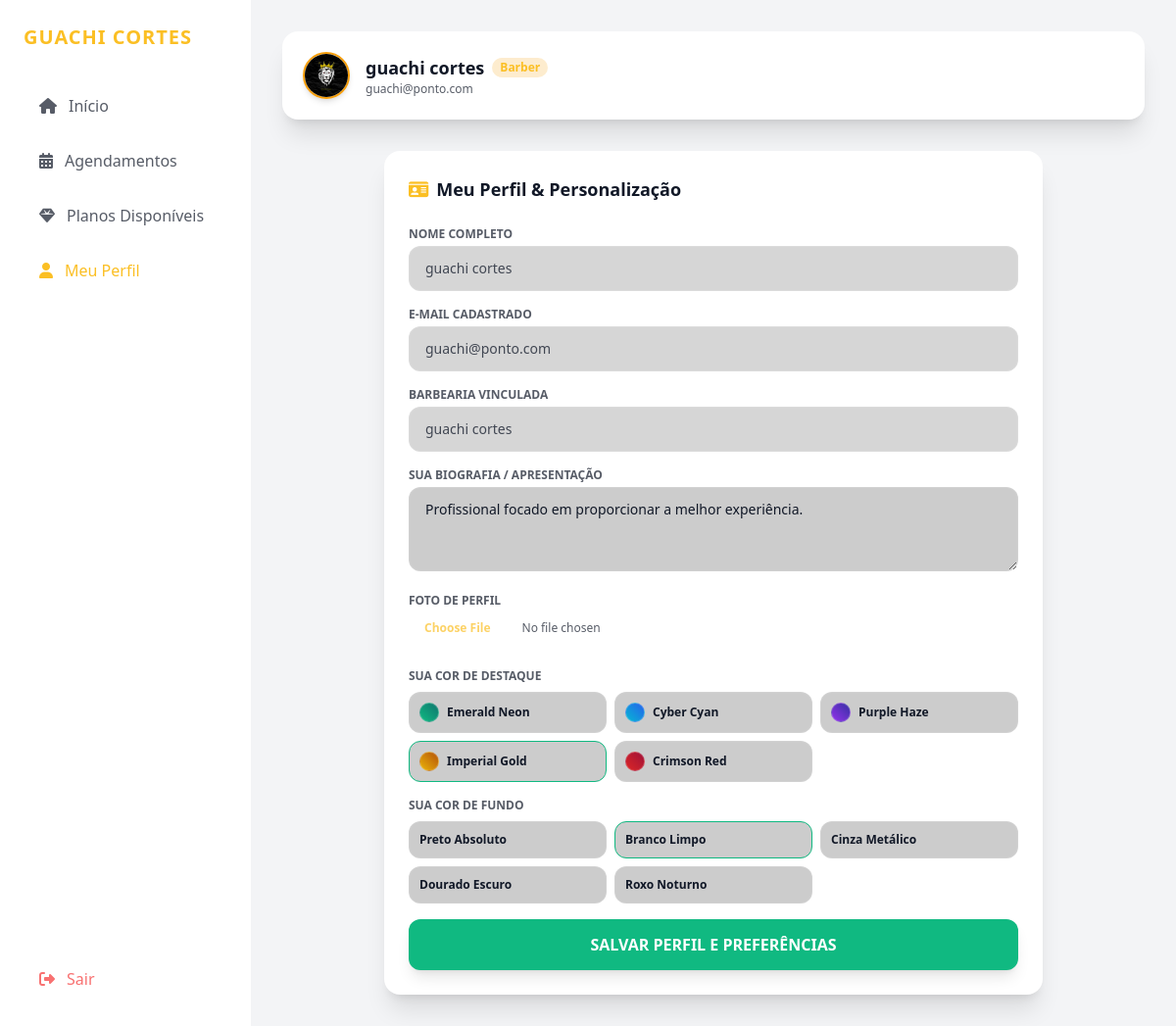
The app's page /barber/perfil (signed in) with its own data.
### app.py (models this page shows)
class Barbershop(db.Model):
  id = db.Column(db.Integer, primary_key=True)
  name = db.Column(db.String(100), nullable=False)
  image_url = db.Column(
      db.String(300),
      default='https://images.unsplash.com/photo-1503951914875-452162b0f3f1?auto=format&fit=crop&q=80&w=400',
  )
  theme_id = db.Column(db.String(30), default='emerald')
  bg_id = db.Column(db.String(30), default='preto')
  barber_id = db.Column(db.Integer, db.ForeignKey('user.id'), nullable=False)

class User(UserMixin, db.Model):
  id = db.Column(db.Integer, primary_key=True)
  name = db.Column(db.String(100), nullable=False)
  email = db.Column(db.String(100), unique=True, nullable=False)
  password = db.Column(db.String(200), nullable=False)
  role = db.Column(db.String(20), nullable=False)
  balance = db.Column(db.Float, default=0.0)
  points = db.Column(db.Integer, default=0)
  bio = db.Column(
      db.Text, default='Profissional focado em proporcionar a melhor experiência.'
  )
  theme_id = db.Column(db.String(30), default='emerald')
  bg_id = db.Column(db.String(30), default='preto')
  avatar_url = db.Column(
      db.String(300),
      default='https://images.unsplash.com/photo-1535713875002-d1d0cf377fde?auto=format&fit=crop&q=80&w=200',
  )
  barbershop = db.relationship(
      'Barbershop', backref='owner', uselist=False, cascade='all, delete'
  )
  appointments_as_client = db.relationship(
      'Appointment', foreign_keys='Appointment.client_id', backref='client'
  )
  appointments_as_barber = db.relationship(
      'Appointment', foreign_keys='Appointment.barber_id', backref='barber'
  )
  deposits = db.relationship(
      'DepositRequest', backref='client', cascade='all, delete'
  )

### app.py (the view, shortened to what this page needs)
@app.route('/barber/perfil', methods=['GET', 'POST'])
@login_required
def barber_perfil():
  if current_user.role != 'barber':
    return redirect(url_for('index'))
  return render_template(
      'barber_perfil.html', themes=THEMES, backgrounds=BACKGROUNDS
  )

### app.py (called while the page is built)
@login_manager.user_loader
def load_user(user_id):
  return db.session.get(User, int(user_id))

### templates/barber_perfil.html (shortened to what this page needs)
{% extends "base_app.html" %}
{% set active_tab = 'perfil' %}
{% block main_content %}
<div class="max-w-2xl mx-auto space-y-6">
    <div class="{{ bg_style.card_bg }} p-6 rounded-2xl border border-white/5 shadow-xl space-y-6">
        <h3 class="text-lg font-bold flex items-center gap-2">
            <i class="fa-solid fa-id-card {{ theme.text }}"></i> Meu Perfil & Personalização
        </h3>
        <form method="POST" enctype="multipart/form-data" class="space-y-4">
            <div>
                <label class="block text-xs uppercase opacity-70 font-semibold mb-1">Nome Completo</label>
                <input type="text" readonly value="{{ current_user.name }}" class="w-full px-4 py-3 bg-black/20 border border-white/10 rounded-xl text-sm opacity-80 cursor-not-allowed">
            </div>
            <div>
                <label class="block text-xs uppercase opacity-70 font-semibold mb-1">E-mail Cadastrado</label>
                <input type="email" readonly value="{{ current_user.email }}" class="w-full px-4 py-3 bg-black/20 border border-white/10 rounded-xl text-sm opacity-80 cursor-not-allowed">
            </div>
            <div>
                <label class="block text-xs uppercase opacity-70 font-semibold mb-1">Barbearia Vinculada</label>
                <input type="text" readonly value="{{ current_user.barbershop.name if current_user.barbershop else 'Nenhuma' }}" class="w-full px-4 py-3 bg-black/20 border border-white/10 rounded-xl text-sm opacity-80 cursor-not-allowed">
            </div>
            <div>
                <label class="block text-xs uppercase opacity-70 font-semibold mb-1">Sua Biografia / Apresentação</label>
                <textarea name="bio" rows="3" class="w-full px-4 py-3 bg-black/20 border border-white/10 rounded-xl text-sm" placeholder="Escreva um breve resumo sobre você...">{{ current_user.bio }}</textarea>
            </div>
            <div>
                <label class="block text-xs uppercase opacity-70 font-semibold mb-1">Foto de Perfil</label>
                <input type="file" name="avatar" accept="image/*" class="w-full text-xs opacity-70 file:mr-4 file:py-2 file:px-4 file:rounded-xl file:border-0 file:text-xs file:font-semibold file:bg-white/10 file:{{ theme.text }}">
            </div>
            <div class="pt-2 border-t border-white/5 space-y-4">
                <div>
                    <label class="block text-xs uppercase opacity-70 font-semibold mb-2">Sua Cor de Destaque</label>
                    <div class="grid grid-cols-2 sm:grid-cols-3 gap-2">
                        {% for t in themes %}
                        <label class="relative flex items-center p-2.5 rounded-xl border border-white/10 bg-black/20 cursor-pointer hover:border-white/30 has-[:checked]:border-emerald-500 transition-all">
                            <div class="w-5 h-5 rounded-full bg-gradient-to-tr {{ t.bg_gradient }} shrink-0 border border-white/20"></div>
                            <span class="ml-2 text-xs font-bold">{{ t.name }}</span>
                        </label>
                        {% endfor %}
                    </div>
                </div>
                <div>
                    <label class="block text-xs uppercase opacity-70 font-semibold mb-2">Sua Cor de Fundo</label>
                    <div class="grid grid-cols-2 sm:grid-cols-3 gap-2">
                        {% for key, bg in backgrounds.items() %}
                        <label class="relative flex items-center p-2.5 rounded-xl border border-white/10 bg-black/20 cursor-pointer hover:border-white/30 has-[:checked]:border-emerald-500 transition-all">
                            <span class="text-xs font-bold">{{ bg.name }}</span>
                        </label>
                        {% endfor %}
                    </div>
                </div>
            </div>
            <button type="submit" class="w-full py-3.5 bg-emerald-500 hover:bg-emerald-600 text-white font-bold rounded-xl shadow-lg transition-all">
                SALVAR PERFIL E PREFERÊNCIAS
            </button>
        </form>
    </div>
</div>
{% endblock %}

### templates/base_app.html (shortened to what this page needs)
<!DOCTYPE html>
<html lang="pt-BR" class="dark">
<head>
    <script src="https://cdn.tailwindcss.com"></script>
    <link rel="stylesheet" href="https://cdnjs.cloudflare.com/ajax/libs/font-awesome/6.4.0/css/all.min.css">
</head>
<body class="{{ bg_style.bg_class }} {{ bg_style.text_color }} font-sans antialiased min-h-screen flex flex-col">
    <div class="flex flex-col md:flex-row min-h-screen">
        <aside class="w-full md:w-64 {{ bg_style.sidebar_bg }} border-r border-white/5 p-6 flex flex-col justify-between shrink-0">
            <div>
                <div class="text-xl font-black {{ theme.text }} tracking-wider mb-8 uppercase truncate" title="{{ custom_shop_name }}">
                    {{ custom_shop_name }}
                </div>
                <nav class="space-y-2">
                    {% if current_user.role == 'barber' %}
                        <a href="{{ url_for('barber_inicio') }}" class="w-full flex items-center space-x-3 px-4 py-3 rounded-xl font-medium transition-all {% if active_tab == 'inicio' %} bg-white/10 {{ theme.text }} {% else %} opacity-70 hover:opacity-100 hover:bg-white/5 {% endif %}">
                            <i class="fa-solid fa-house"></i> <span>Início</span>
                        </a>
                        <a href="{{ url_for('barber_agendamentos') }}" class="w-full flex items-center space-x-3 px-4 py-3 rounded-xl font-medium transition-all {% if active_tab == 'agendamentos' %} bg-white/10 {{ theme.text }} {% else %} opacity-70 hover:opacity-100 hover:bg-white/5 {% endif %}">
                            <i class="fa-solid fa-calendar-days"></i> <span>Agendamentos</span>
                        </a>
                        <a href="{{ url_for('shared_planos') }}" class="w-full flex items-center space-x-3 px-4 py-3 rounded-xl font-medium transition-all {% if active_tab == 'planos' %} bg-white/10 {{ theme.text }} {% else %} opacity-70 hover:opacity-100 hover:bg-white/5 {% endif %}">
                            <i class="fa-solid fa-gem"></i> <span>Planos Disponíveis</span>
                        </a>
                        <a href="{{ url_for('barber_perfil') }}" class="w-full flex items-center space-x-3 px-4 py-3 rounded-xl font-medium transition-all {% if active_tab == 'perfil' %} bg-white/10 {{ theme.text }} {% else %} opacity-70 hover:opacity-100 hover:bg-white/5 {% endif %}">
                            <i class="fa-solid fa-user"></i> <span>Meu Perfil</span>
                        </a>
                    {% elif current_user.role == 'admin' %}
                        <a href="{{ url_for('admin_dashboard') }}" class="w-full flex items-center space-x-3 px-4 py-3 rounded-xl font-medium transition-all bg-white/10 {{ theme.text }}">
                            <i class="fa-solid fa-chart-pie"></i> <span>Painel Admin</span>
                        </a>
                    {% endif %}
                </nav>
            </div>
            <div class="pt-4 border-t border-white/5">
                <a href="{{ url_for('logout') }}" class="flex items-center space-x-3 px-4 py-3 rounded-xl text-red-400 hover:bg-red-500/10 transition-colors font-medium">
                    <i class="fa-solid fa-right-from-bracket"></i> <span>Sair</span>
                </a>
            </div>
        </aside>
        <div class="flex-1 p-4 md:p-8 space-y-8 overflow-y-auto">
            <header class="flex flex-col sm:flex-row justify-between items-start sm:items-center {{ bg_style.card_bg }} p-5 rounded-2xl border border-white/5 shadow-xl gap-4">
                <div class="flex items-center space-x-4">
                    <img src="{{ current_user.avatar_url if current_user.avatar_url else (current_user.barbershop.image_url if current_user.barbershop else 'https://images.unsplash.com/photo-1503951914875-452162b0f3f1?auto=format&fit=crop&q=80&w=400') }}" class="w-12 h-12 rounded-full object-cover border-2 {{ theme.border }} shadow-md">
                    <div>
                        <h2 class="text-lg font-bold flex items-center gap-2">
                            {{ current_user.name }}
                            <span class="text-xs px-2 py-0.5 {{ theme.badge }} rounded-full font-semibold capitalize">{{ current_user.role }}</span>
                        </h2>
                        <p class="text-xs opacity-70">{{ current_user.email }}</p>
                    </div>
                </div>
            </header>
            {% block main_content %}{% endblock %}
        </div>
    </div>
</body>
</html>

### records on screen
Barbershop: name "GUACHI CORTES", barbershop "guachi cortes"
User: avatar_url (picture), name "guachi cortes", role "Barber", email "guachi@ponto.com", bio "Profissional focado em proporcionar a melhor experiência."

### other values on screen
{{ t.name }} "Emerald Neon" "Cyber Cyan" "Purple Haze" "Imperial Gold" "Crimson Red"
{{ bg.name }} "Preto Absoluto" "Branco Limpo" "Cinza Metálico" "Dourado Escuro" "Roxo Noturno"
